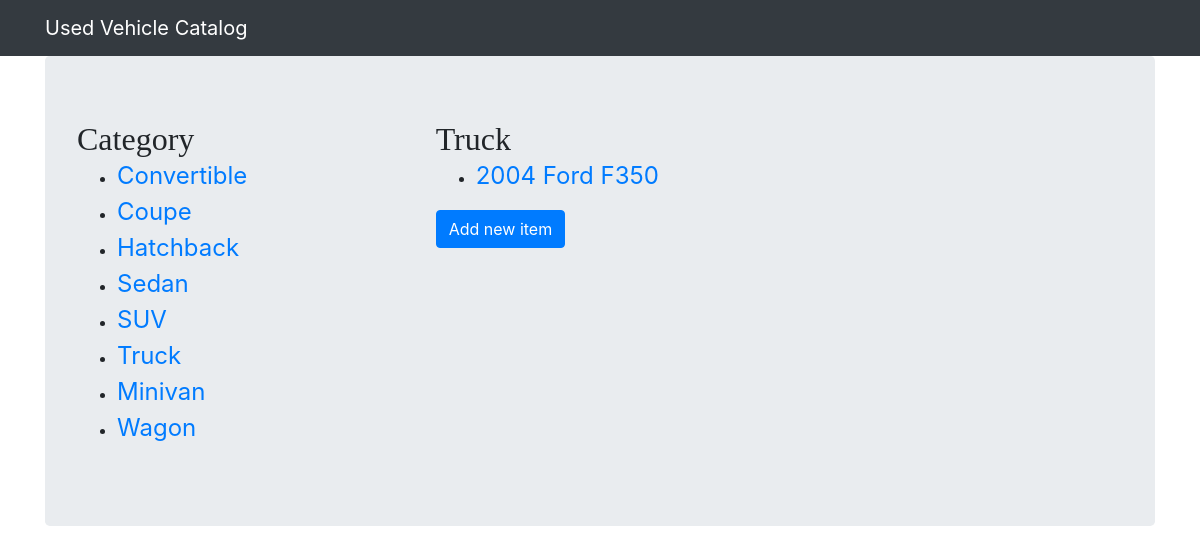
Page /catalog/Truck/items on the earlier database version.
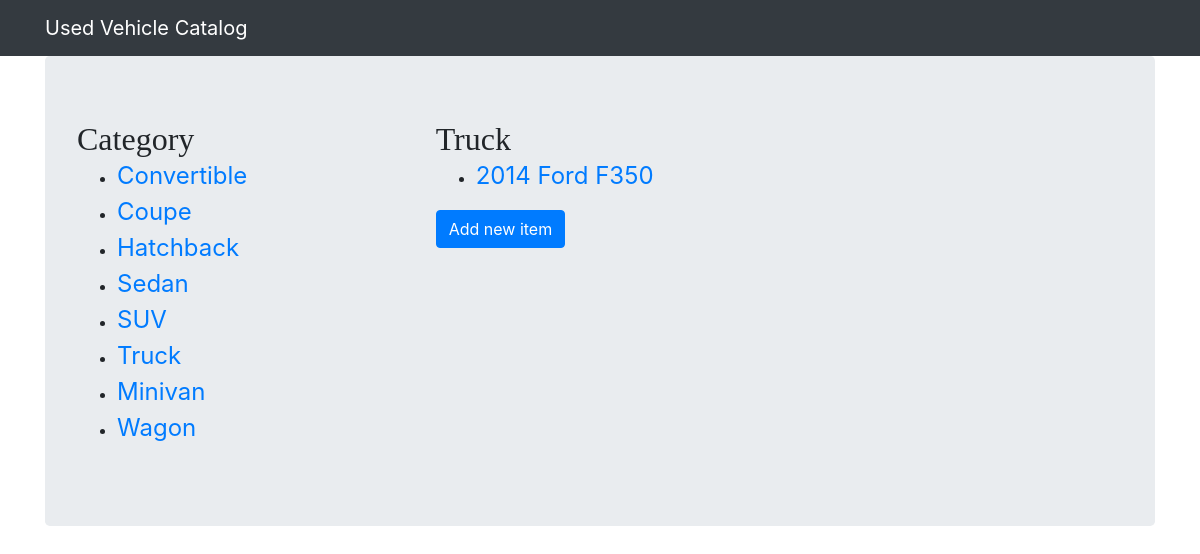
Same page on the later database version.
### database_setup.py (models this page shows, shortened)
class Vehicle(Base):
    __tablename__ = 'vehicle'
    id = Column(Integer, primary_key=True)
    year = Column(Integer, nullable=False)
    make = Column(String(80), nullable=False)
    model = Column(String(80), nullable=False)
    trim = Column(String(80))
    price = Column(Float, nullable = False)
    mileage = Column(Integer, nullable = False)
    description = Column(String(250))
    image_url = Column(String(250))
    category_name = Column(String(80), ForeignKey('category.name'))
    category = relationship(Category, cascade="all, delete-orphan", single_parent=True)
    user_id = Column(Integer, ForeignKey('user.id'))
    user = relationship(User)

### project.py (the view)
@app.route('/catalog/<category_name>/items')
def categoryItems(category_name):
    categories = session.query(Category).all()
    category = session.query(Category).filter_by(name=category_name).one()
    items = session.query(Vehicle).filter_by(category_name=category.name)
    return render_template('category.html', categories=categories, items=items,
                           category=category, login_session=login_session,
                           state=get_state())

### project.py (called while the page is built)
def get_state():
    state = ''.join(random.choice(
            string.ascii_uppercase + string.digits) for x in xrange(32))
    login_session['state'] = state
    return state

### templates/category.html
{% extends "base.html" %} {% block content %}
<div class="jumbotron">
    <div class="row">
        <div class="col-4 category">
            <h2>Category</h2>
            <ul>
                {% for i in categories %}
                <li>
                    <a href="{{url_for('categoryItems', category_name=i.name)}}">{{i.name}}</a>
                </li>
                {% endfor %}
            </ul>
        </div>
        <div class="col-8 items">
            <h2>{{category.name}}</h2>
            <ul>
                {% for i in items %}
                <li>
                    <a href="{{url_for('item', category_name=i.category_name, item_id=i.id)}}">{{i.year}} {{i.make}} {{i.model}}</a>
                </li> {% endfor %}
            </ul>
            <a href="{{url_for('addVehicle', category_name=category.name)}}" class="btn btn-primary">Add new item</a>
        </div>
    </div>
</div>
{% endblock %}

Differences in the rows shown:
changed Vehicle "Ford": year "2004" → "2014"
